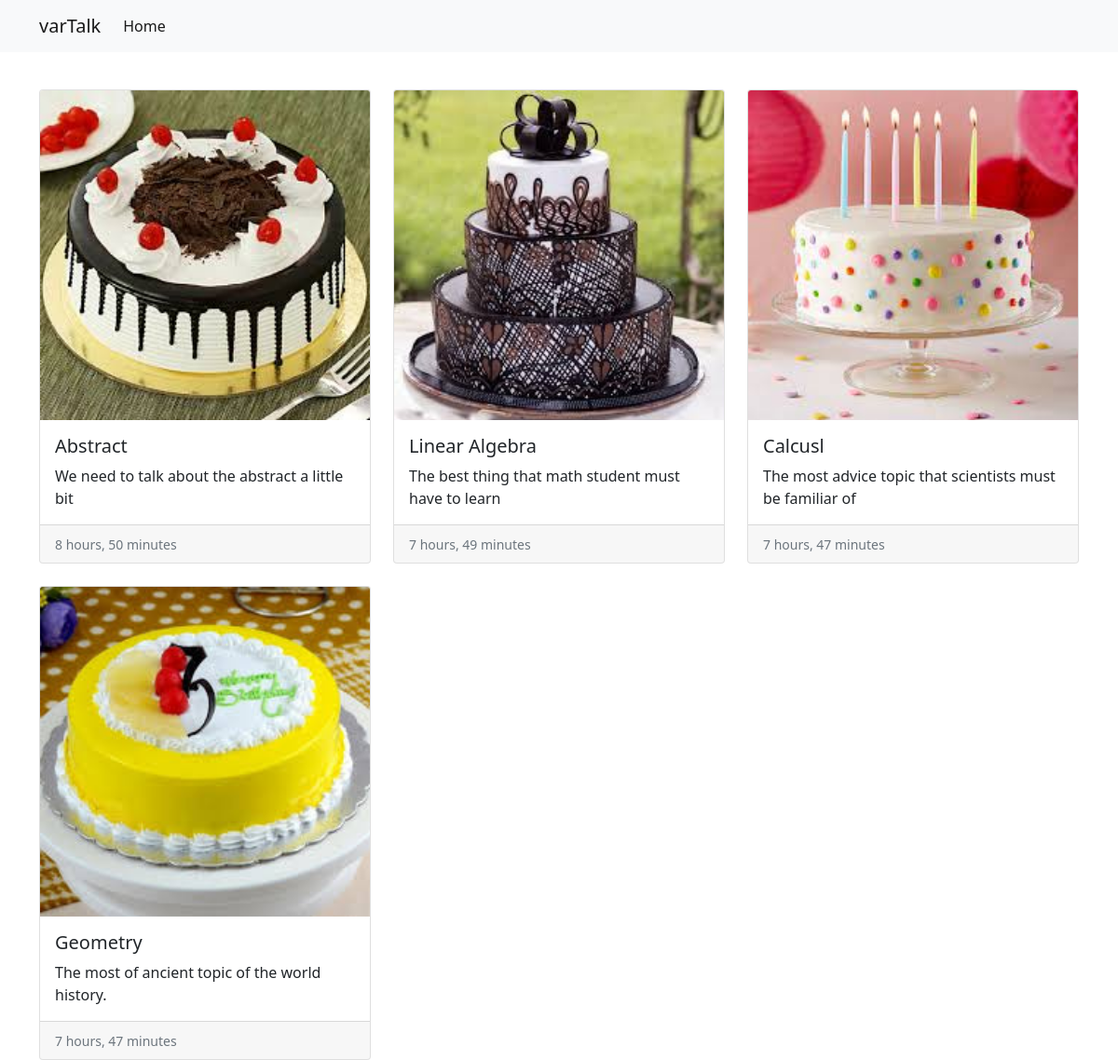
Screenshot of /blog/ with the database file from the repository.
### blog/models.py (models this page shows)
class Post(models.Model):
    title = models.CharField(max_length=255)
    content = models.TextField()
    image = models.FileField(upload_to="images/")
    timestamp = models.DateTimeField(auto_now_add=True)

### blog/views.py (the view)
# urls.py: path('blog/', blog_list_views, name='blog'),
def blog_list_views(request, *args, **kwargs):
    qs = Post.objects.all()
    context = {
        "posts": qs
    }
    return render(request, 'blog/pages/blog_list.html', context)

### templates/blog/pages/blog_list.html (shortened to what this page needs)
{% extends "blog/base.html" %}
{% load static %}
{% block content %}
<div class="row row-cols-1 row-cols-md-3 g-4 mt-3">
{% for post in posts  %}
  <div class="col-3 col-md-4">
      <div class="card h-100">
        <img src="{{post.image.url}}" class="card-img-top" alt="...">
        <div class="card-body">
          <h5 class="card-title">{{post.title}}</h5>
          <p class="card-text">{{post.content}}</p>
        </div>
        <div class="card-footer">
          <small class="text-muted">{{post.timestamp|timesince}}</small>
        </div>
      </div>
    </div>
{% endfor %}
</div>
{% endblock content %}

### rows the page displays
Post: image (picture), title "Abstract", content "We need to talk about the abstract a little bit", timestamp "8 hours, 50 minutes"
Post: image (picture), title "Linear Algebra", content "The best thing that math student must have to learn", timestamp "7 hours, 49 minutes"
Post: image (picture), title "Calcusl", content "The most advice topic that scientists must be familiar of", timestamp "7 hours, 47 minutes"
Post: image (picture), title "Geometry", content "The most of ancient topic of the world history.", timestamp "7 hours, 47 minutes"
